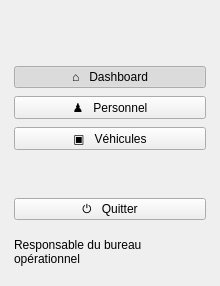
     <widget class="QFrame" name="sidebar">
      <property name="minimumSize">
       <size>
        <width>220</width>
        <height>0</height>
       </size>
      </property>
      <property name="maximumSize">
       <size>
        <width>220</width>
        <height>16777215</height>
       </size>
      </property>
      <property name="frameShape">
       <enum>QFrame::NoFrame</enum>
      </property>
      <layout class="QVBoxLayout" name="verticalLayoutSidebar">
       <property name="spacing">
        <number>8</number>
       </property>
       <property name="leftMargin">
        <number>14</number>
       </property>
       <property name="topMargin">
        <number>22</number>
       </property>
       <property name="rightMargin">
        <number>14</number>
       </property>
       <property name="bottomMargin">
        <number>20</number>
       </property>
       <item>
        <widget class="QLabel" name="labelLogo">
         <property name="alignment">
          <enum>Qt::AlignCenter</enum>
         </property>
        </widget>
       </item>
       <item>
        <spacer name="spacerSidebarTop">
         <property name="orientation">
          <enum>Qt::Vertical</enum>
         </property>
         <property name="sizeType">
          <enum>QSizePolicy::Fixed</enum>
         </property>
         <property name="sizeHint" stdset="0">
          <size>
           <width>20</width>
           <height>22</height>
          </size>
         </property>
        </spacer>
       </item>
       <item>
        <widget class="QPushButton" name="btnNavDashboard">
         <property name="text">
          <string>⌂   Dashboard</string>
         </property>
         <property name="class" stdset="0">
          <string>navButton</string>
         </property>
         <property name="cursor">
          <cursorShape>PointingHandCursor</cursorShape>
         </property>
         <property name="checkable">
          <bool>true</bool>
         </property>
         <property name="checked">
          <bool>true</bool>
         </property>
         <property name="autoExclusive">
          <bool>true</bool>
         </property>
        </widget>
       </item>
       <item>
        <widget class="QPushButton" name="btnNavPersonnel">
         <property name="text">
          <string>♟   Personnel</string>
         </property>
         <property name="class" stdset="0">
          <string>navButton</string>
         </property>
         <property name="cursor">
          <cursorShape>PointingHandCursor</cursorShape>
         </property>
         <property name="checkable">
          <bool>true</bool>
         </property>
         <property name="autoExclusive">
          <bool>true</bool>
         </property>
        </widget>
       </item>
       <item>
        <widget class="QPushButton" name="btnNavVehicules">
         <property name="text">
          <string>▣   Véhicules</string>
         </property>
         <property name="class" stdset="0">
          <string>navButton</string>
         </property>
         <property name="cursor">
          <cursorShape>PointingHandCursor</cursorShape>
         </property>
         <property name="checkable">
          <bool>true</bool>
         </property>
         <property name="autoExclusive">
          <bool>true</bool>
         </property>
        </widget>
       </item>
       <item>
        <spacer name="spacerSidebarBottom">
         <property name="orientation">
          <enum>Qt::Vertical</enum>
         </property>
         <property name="sizeHint" stdset="0">
          <size>
           <width>20</width>
           <height>40</height>
          </size>
         </property>
        </spacer>
       </item>
       <item>
        <widget class="QPushButton" name="btnQuitter">
         <property name="text">
          <string>⏻   Quitter</string>
         </property>
         <property name="class" stdset="0">
          <string>navQuit</string>
         </property>
         <property name="cursor">
          <cursorShape>PointingHandCursor</cursorShape>
         </property>
        </widget>
       </item>
       <item>
        <spacer name="spacerSidebarRole">
         <property name="orientation">
          <enum>Qt::Vertical</enum>
         </property>
         <property name="sizeType">
          <enum>QSizePolicy::Fixed</enum>
         </property>
         <property name="sizeHint" stdset="0">
          <size>
           <width>20</width>
           <height>10</height>
          </size>
         </property>
        </spacer>
       </item>
       <item>
        <widget class="QLabel" name="labelRole">
         <property name="text">
          <string>Responsable du bureau opérationnel</string>
         </property>
         <property name="wordWrap">
          <bool>true</bool>
         </property>
        </widget>
       </item>
      </layout>
     </widget>
